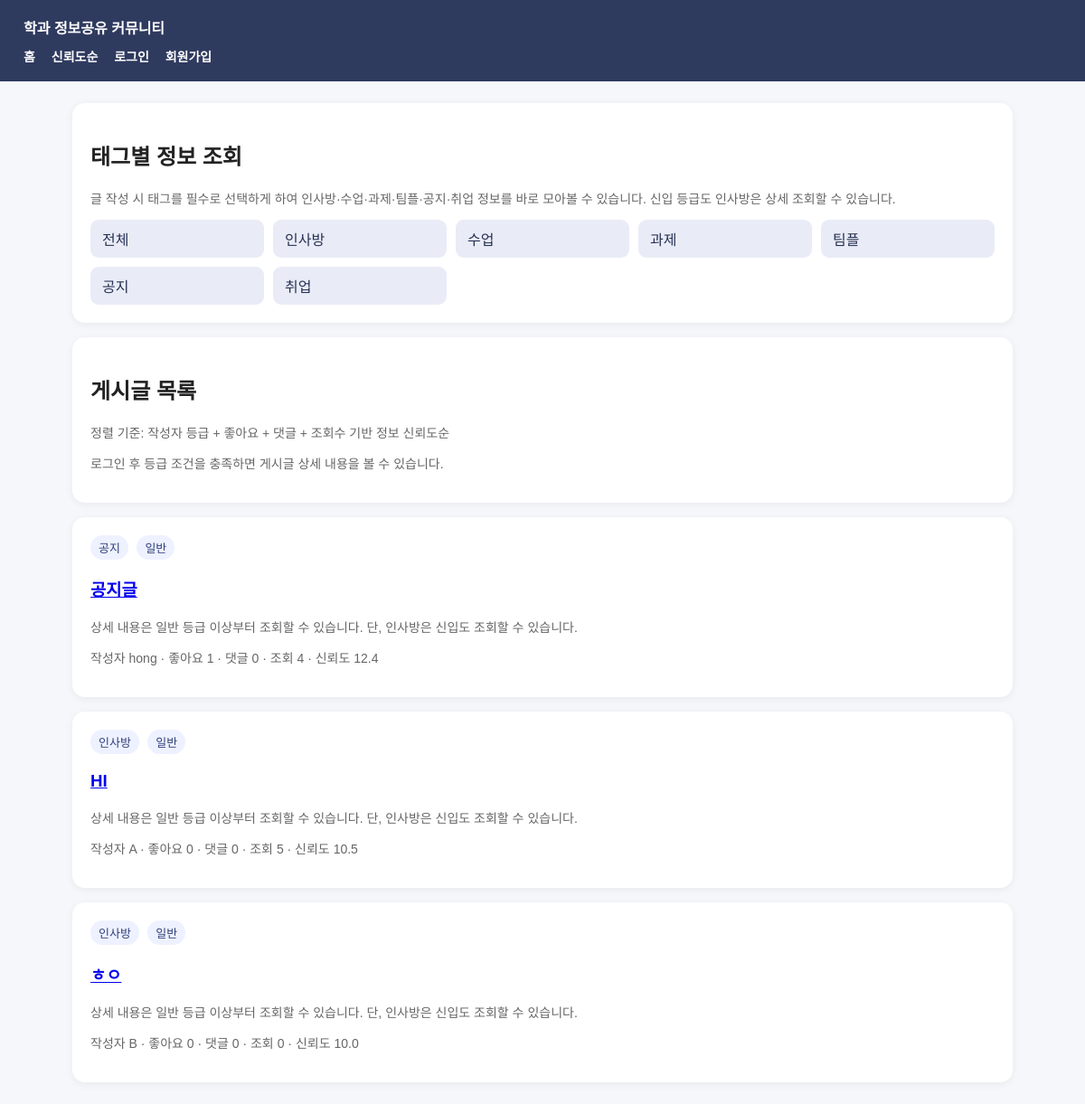
The app's page /, older data.
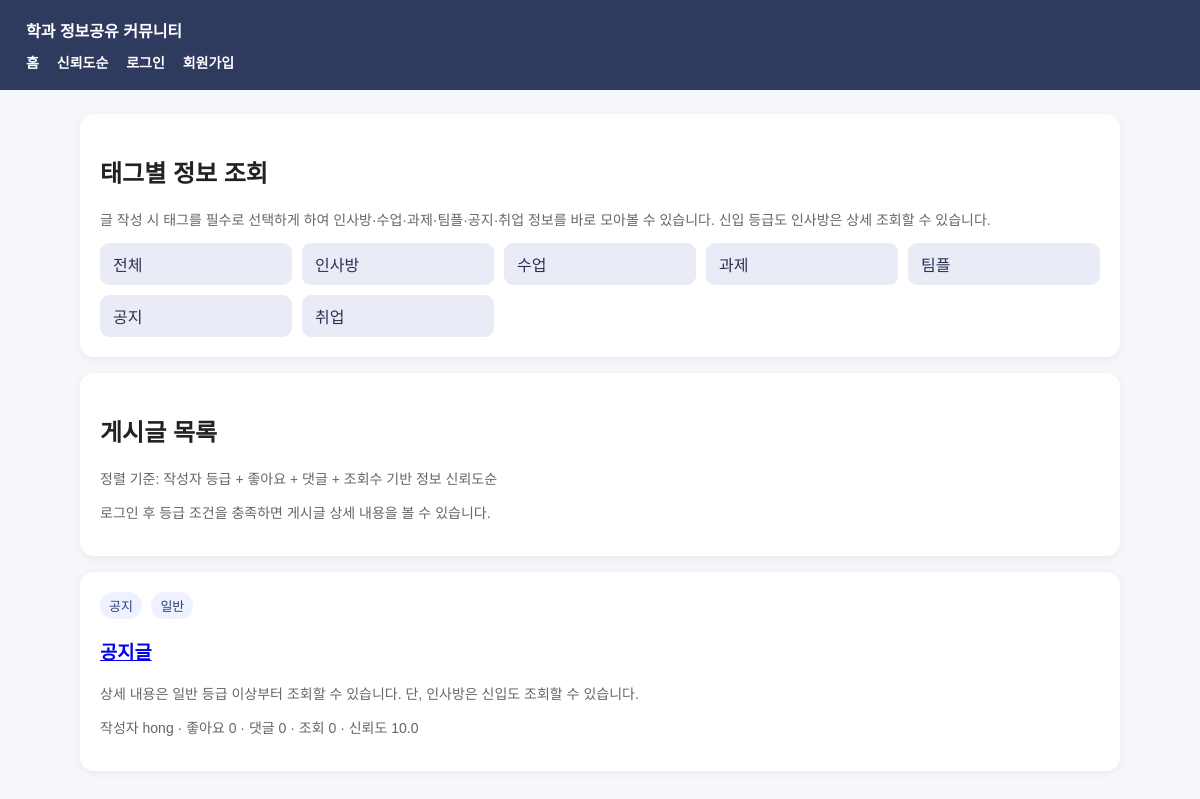
The same page, newer data.
### tables this page shows
CREATE TABLE posts (
                id INTEGER PRIMARY KEY AUTOINCREMENT,
                sns_profile TEXT NOT NULL,
                title TEXT NOT NULL,
                content TEXT NOT NULL,
                timestamp TEXT NOT NULL,
                category TEXT NOT NULL DEFAULT '수업',
                likes INTEGER DEFAULT 0,
                comments INTEGER DEFAULT 0,
                view_count INTEGER DEFAULT 0,
                archived INTEGER DEFAULT 0,
                FOREIGN KEY(sns_profile) REFERENCES users(sns_profile)
            );

### web_app.py (the view)
@app.route('/')
def index():
    category = request.args.get('category')
    mode = request.args.get('mode', 'trust')
    posts = fetch_posts(category=category, mode=mode)
    return render_template('index.html', posts=posts, selected_category=category, mode=mode)

### web_app.py (called while the page is built, shortened)
def get_db():
    conn = sqlite3.connect(DB_PATH)
    conn.row_factory = sqlite3.Row
    return conn

def current_user():
    if 'username' not in session:
        return None

def post_count_expr():
    return "(SELECT COUNT(*) FROM posts p2 WHERE p2.sns_profile = u.sns_profile AND p2.archived = 0)"

def comment_count_expr():
    return "(SELECT COUNT(*) FROM comments c2 WHERE c2.sns_profile = u.sns_profile)"

def grade_case_sql():
    pc = post_count_expr()
    cc = comment_count_expr()
    return f"""
        CASE
            WHEN u.username = '{ADMIN_USERNAME}' THEN '관리자'
            WHEN {pc} >= 10 AND {cc} >= 10 THEN '최우수'
            WHEN {pc} >= 5 AND {cc} >= 5 THEN '우수'
            WHEN {pc} >= 1 THEN '일반'
            ELSE '신입'
        END
    """

def weight_case_sql():
    pc = post_count_expr()
    cc = comment_count_expr()
    return f"""
        CASE
            WHEN u.username = '{ADMIN_USERNAME}' THEN 4.0
            WHEN {pc} >= 10 AND {cc} >= 10 THEN 3.0
            WHEN {pc} >= 5 AND {cc} >= 5 THEN 2.0
            WHEN {pc} >= 1 THEN 1.0
            ELSE 0.5
        END
    """

### templates/index.html (shortened to what this page needs)
{% extends 'base.html' %}
{% block content %}
<div class="card">
  <h2>태그별 정보 조회</h2>
  <p class="muted">글 작성 시 태그를 필수로 선택하게 하여 인사방·수업·과제·팀플·공지·취업 정보를 바로 모아볼 수 있습니다. 신입 등급도 인사방은 상세 조회할 수 있습니다.</p>
  <div class="grid">
    <a class="btn light" href="{{ url_for('index', mode=mode) }}">전체</a>
    {% for c in categories %}
      <a class="btn light" href="{{ url_for('index', category=c, mode=mode) }}">{{ c }}</a>
    {% endfor %}
  </div>
</div>
<div class="card">
  <h2>{% if selected_category %}[{{ selected_category }}] {% endif %}게시글 목록</h2>
  <p class="muted">정렬 기준: {% if mode == 'trust' %}작성자 등급 + 좋아요 + 댓글 + 조회수 기반 정보 신뢰도순{% else %}최신순{% endif %}</p>
  {% if not user %}
    <p class="muted">로그인 후 등급 조건을 충족하면 게시글 상세 내용을 볼 수 있습니다.</p>
  {% elif user['grade'] == '신입' %}
    <p class="muted">현재 신입 등급입니다. 신입은 인사방 게시글만 상세 조회할 수 있고, 그 외 카테고리 상세 내용·댓글·좋아요·신고 기능은 제한됩니다. 인사방에 글 1개를 작성하면 일반 등급으로 전환됩니다.</p>
  {% endif %}
</div>
{% for p in posts %}
  <div class="card">
    <div>
      <span class="badge">{{ p['category'] }}</span>
      <span class="badge">{{ p['grade'] }}</span>
    </div>
    <h3><a href="{{ url_for('post_detail', post_id=p['id']) }}">{{ p['title'] }}</a></h3>
    {% if user and (user['can_view'] or p['category'] == '인사방') %}
      <p>{{ p['content'][:120] }}{% if p['content']|length > 120 %}...{% endif %}</p>
    {% else %}
      <p class="muted">상세 내용은 일반 등급 이상부터 조회할 수 있습니다. 단, 인사방은 신입도 조회할 수 있습니다.</p>
    {% endif %}
    <p class="muted">작성자 {{ p['sns_profile'] }} · 좋아요 {{ p['likes'] }} · 댓글 {{ p['comments'] }} · 조회 {{ p['view_count'] }} · 신뢰도 {{ '%.1f'|format(p['trust_score']) }}</p>
  </div>
{% else %}
  <div class="card">게시글이 없습니다.</div>
{% endfor %}
{% endblock %}

Row changes from the older to the newer data that the page shows:
removed posts: category "인사방", grade "일반", title "HI", sns_profile "A", likes "0", comments "0", view_count "5", trust_score "10.5"
removed posts: category "인사방", grade "일반", title "ㅎㅇ", sns_profile "B", likes "0", comments "0", view_count "0", trust_score "10.0"
changed posts "공지글": likes "1" → "0"; view_count "4" → "0"; trust_score "12.4" → "10.0"
